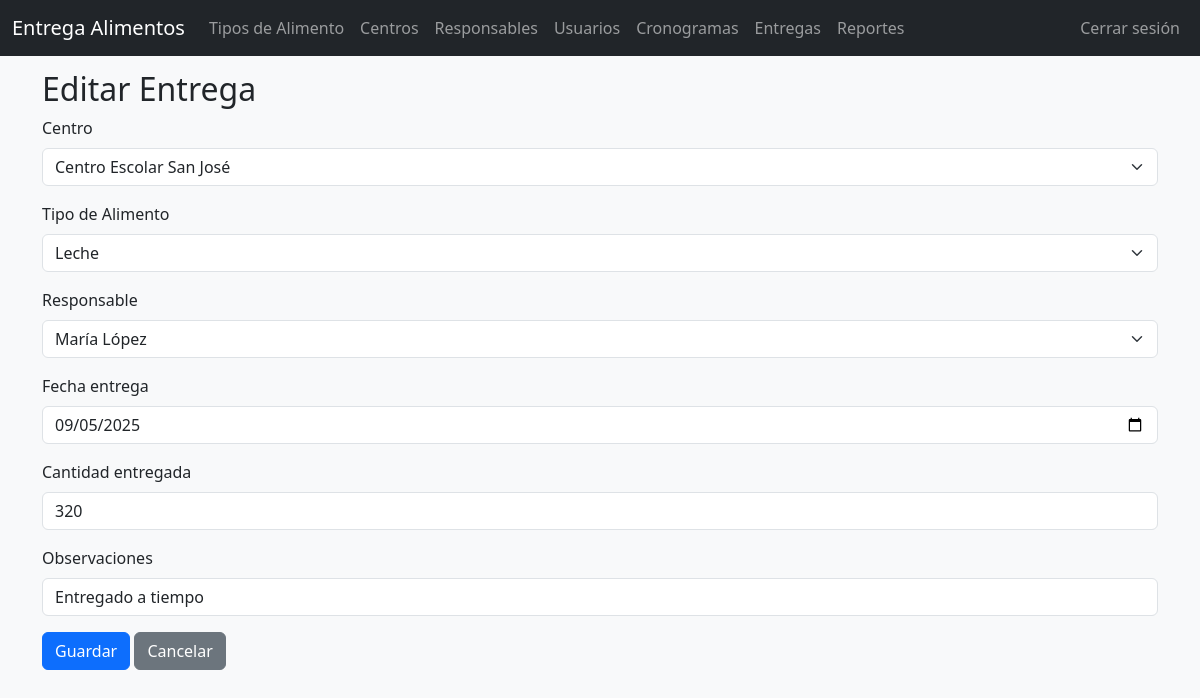
Screenshot of /index.php?controller=entregas&action=edit&id=1 (signed in) with the database file from the repository.
### tables this page shows
CREATE TABLE mnt_entregas (
id_entrega INT AUTO_INCREMENT PRIMARY KEY,
id_centro INT NOT NULL,
id_alimento INT NOT NULL,
id_responsable INT DEFAULT NULL,
fecha_entrega DATE NOT NULL,
cantidad_entregada INT NOT NULL,
observaciones VARCHAR(255) DEFAULT NULL,
FOREIGN KEY (id_centro) REFERENCES mnt_centros_educativos(id_centro) ON DELETE CASCADE ON UPDATE CASCADE,
FOREIGN KEY (id_alimento) REFERENCES ctl_tipos_alimentos(id_alimento) ON DELETE RESTRICT ON UPDATE CASCADE,
FOREIGN KEY (id_responsable) REFERENCES mnt_responsables(id_responsable) ON DELETE SET NULL ON UPDATE CASCADE
);

CREATE TABLE mnt_centros_educativos (
id_centro INT AUTO_INCREMENT PRIMARY KEY,
nombre VARCHAR(200) NOT NULL,
id_departamento INT NOT NULL,
cantidad_estudiantes INT NOT NULL,
direccion VARCHAR(255) DEFAULT NULL,
UNIQUE(nombre, id_departamento),
FOREIGN KEY (id_departamento) REFERENCES ctl_departamentos(id_departamento) ON DELETE RESTRICT ON UPDATE CASCADE
);

CREATE TABLE ctl_tipos_alimentos (
id_alimento INT AUTO_INCREMENT PRIMARY KEY,
nombre VARCHAR(50) NOT NULL UNIQUE
);

CREATE TABLE mnt_responsables (
id_responsable INT AUTO_INCREMENT PRIMARY KEY,
nombre VARCHAR(150) NOT NULL,
cargo VARCHAR(100) DEFAULT NULL,
telefono VARCHAR(30) DEFAULT NULL
);

### app/core/Controller.php (called while the page is built, shortened)
<?php
class Controller
{
    protected function view($path, $data = [])
    {
        extract($data);
        require_once __DIR__ . '/../views/layout/header.php';
        require_once __DIR__ . '/../views/' . $path . '.php';
        require_once __DIR__ . '/../views/layout/footer.php';
    }
}

### app/controllers/EntregasController.php (called while the page is built, shortened)
<?php
class EntregasController extends Controller
{
    public function edit()
    {
        $id = $_GET['id'] ?? null;
        $m = new Entrega();
        $entrega = $m->find($id, 'id_entrega');
        $c = new CentroEducativo(); $centros = $c->all();
        $t = new TipoAlimento(); $tipos = $t->all();
        $r = new Responsable(); $responsables = $r->all();
        $this->view('entregas/form', ['action' => 'update', 'entrega' => $entrega, 'centros' => $centros, 'tipos' => $tipos, 'responsables' => $responsables]);
    }
}

### app/core/Database.php (called while the page is built)
<?php
class Database
{
    private static $pdo = null;
    public static function getConnection()
    {
        if (self::$pdo === null) {
            $config = require __DIR__ . '/../config.php';
            $db = $config['db'];
            $dsn = "mysql:host={$db['host']};dbname={$db['dbname']};charset=utf8mb4";
            try {
                self::$pdo = new PDO($dsn, $db['user'], $db['pass'], [
                    PDO::ATTR_ERRMODE => PDO::ERRMODE_EXCEPTION,
                    PDO::ATTR_DEFAULT_FETCH_MODE => PDO::FETCH_ASSOC,
                ]);
            } catch (\PDOException $e) {
                die('DB connection failed: ' . $e->getMessage());
            }
        }
        return self::$pdo;
    }
}

### app/core/Model.php (called while the page is built, shortened)
<?php
class Model
{
    protected $pdo;
    protected $table;
    public function __construct()
    {
        $this->pdo = Database::getConnection();
    }
    public function all()
    {
        $stmt = $this->pdo->query("SELECT * FROM {$this->table}");
        return $stmt->fetchAll();
    }
    public function find($id, $pk = 'id')
    {
        $stmt = $this->pdo->prepare("SELECT * FROM {$this->table} WHERE {$pk} = :id");
        $stmt->execute(['id' => $id]);
        return $stmt->fetch();
    }
}

### app/config.php (called while the page is built)
<?php
return [
    'db' => [
        'host' => '127.0.0.1',
        'dbname' => 'entrega_alimentos',
        'user' => 'root',
        'pass' => ''
    ]
];

### app/views/entregas/form.php (the view, shortened to what this page needs)
<?php $isEdit = !empty($entrega); ?>
<h2><?= $isEdit ? 'Editar Entrega' : 'Nueva Entrega' ?></h2>
<form method="post" action="index.php?controller=entregas&action=<?= $action ?>">
    <div class="mb-3">
        <label for="id_centro" class="form-label">Centro</label>
        <select id="id_centro" name="id_centro" class="form-select">
            <?php foreach($centros as $c): ?>
                <option value="<?= $c['id_centro'] ?>" <?= $isEdit && ($entrega['id_centro'] ?? '') == $c['id_centro'] ? 'selected' : '' ?>><?= htmlspecialchars($c['nombre']) ?></option>
            <?php endforeach; ?>
        </select>
    </div>
    <div class="mb-3">
        <label for="id_alimento" class="form-label">Tipo de Alimento</label>
        <select id="id_alimento" name="id_alimento" class="form-select">
            <?php foreach($tipos as $t): ?>
                <option value="<?= $t['id_alimento'] ?>" <?= $isEdit && ($entrega['id_alimento'] ?? '') == $t['id_alimento'] ? 'selected' : '' ?>><?= htmlspecialchars($t['nombre']) ?></option>
            <?php endforeach; ?>
        </select>
    </div>
    <div class="mb-3">
        <label for="id_responsable" class="form-label">Responsable</label>
        <select id="id_responsable" name="id_responsable" class="form-select">
            <?php foreach($responsables as $r): ?>
                <option value="<?= $r['id_responsable'] ?>" <?= $isEdit && ($entrega['id_responsable'] ?? '') == $r['id_responsable'] ? 'selected' : '' ?>><?= htmlspecialchars($r['nombre']) ?></option>
            <?php endforeach; ?>
        </select>
    </div>
    <div class="mb-3">
        <label for="fecha_entrega" class="form-label">Fecha entrega</label>
        <input id="fecha_entrega" name="fecha_entrega" type="date" class="form-control" value="<?= $isEdit ? htmlspecialchars($entrega['fecha_entrega']) : '' ?>">
    </div>
    <div class="mb-3">
        <label for="cantidad_entregada" class="form-label">Cantidad entregada</label>
        <input id="cantidad_entregada" name="cantidad_entregada" type="number" class="form-control" value="<?= $isEdit ? htmlspecialchars($entrega['cantidad_entregada']) : '' ?>">
    </div>
    <div class="mb-3">
        <label for="observaciones" class="form-label">Observaciones</label>
        <input id="observaciones" name="observaciones" class="form-control" value="<?= $isEdit ? htmlspecialchars($entrega['observaciones']) : '' ?>">
    </div>
    <button class="btn btn-primary">Guardar</button>
    <a class="btn btn-secondary" href="index.php?controller=entregas&action=index">Cancelar</a>
</form>

### assets/css/style.css (style rules this page uses)
body { background: #f8f9fa; }

### rows the page displays
mnt_entregas: id_centro "Centro Escolar San José", id_alimento "Leche", id_responsable "María López", fecha_entrega "09/05/2025", cantidad_entregada "320", observaciones "Entregado a tiempo"
